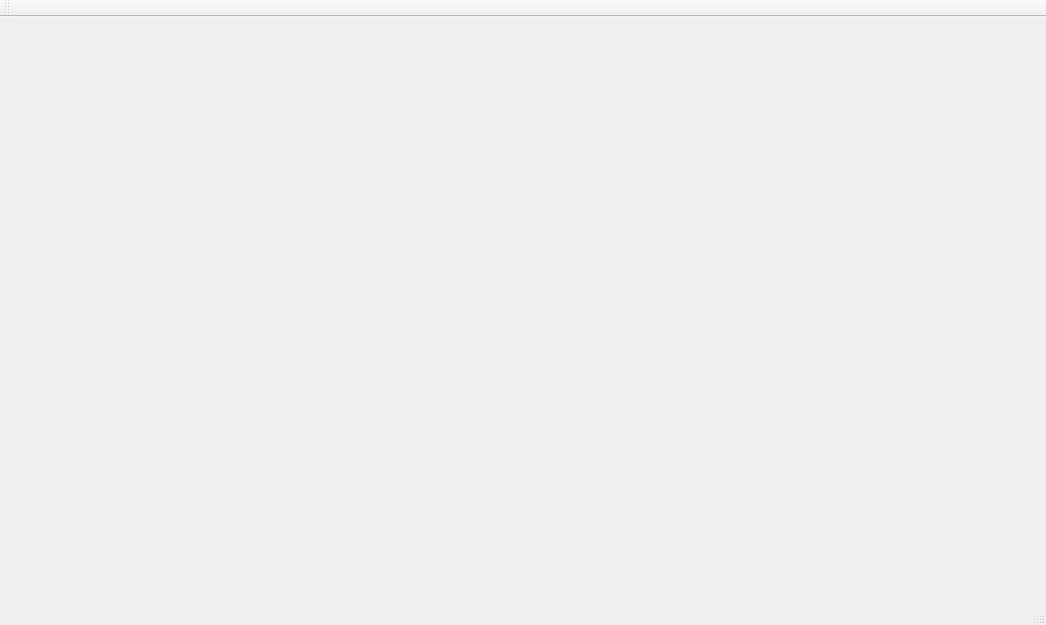
<?xml version="1.0" encoding="UTF-8"?>
<ui version="4.0">
 <class>MainWindow</class>
 <widget class="QMainWindow" name="MainWindow">
  <property name="geometry">
   <rect>
    <x>0</x>
    <y>0</y>
    <width>1046</width>
    <height>625</height>
   </rect>
  </property>
  <property name="windowTitle">
   <string>MainWindow</string>
  </property>
  <widget class="QWidget" name="centralWidget"/>
  <widget class="QMenuBar" name="menuBar">
   <property name="geometry">
    <rect>
     <x>0</x>
     <y>0</y>
     <width>1046</width>
     <height>26</height>
    </rect>
   </property>
  </widget>
  <widget class="QToolBar" name="mainToolBar">
   <attribute name="toolBarArea">
    <enum>TopToolBarArea</enum>
   </attribute>
   <attribute name="toolBarBreak">
    <bool>false</bool>
   </attribute>
  </widget>
  <widget class="QStatusBar" name="statusBar"/>
 </widget>
 <layoutdefault spacing="6" margin="11"/>
 <resources/>
 <connections/>
</ui>
